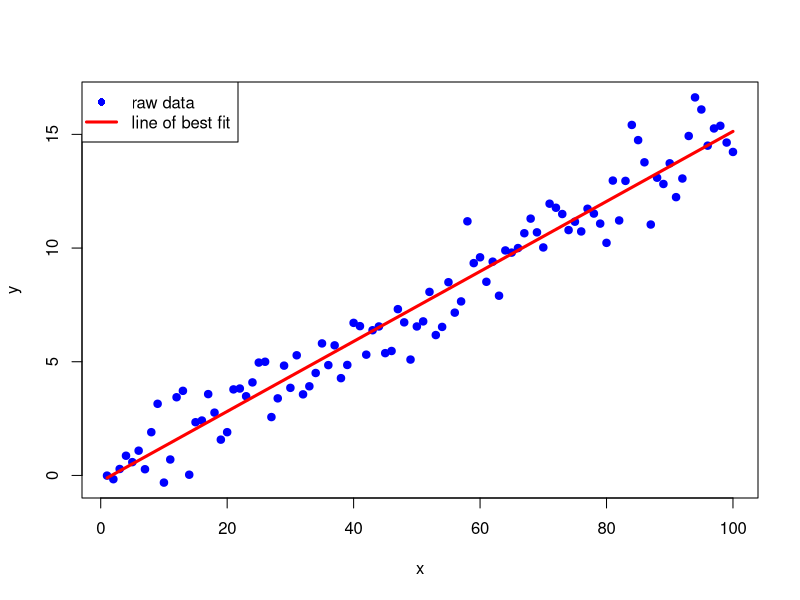
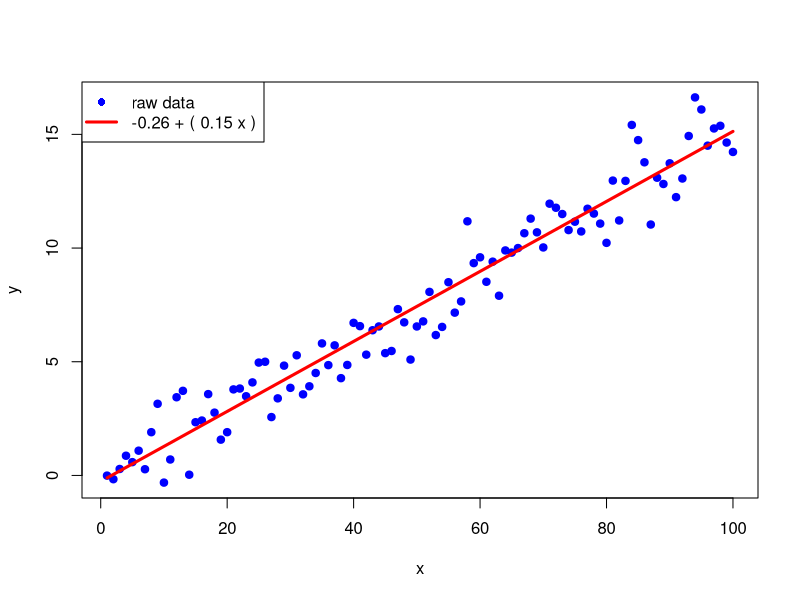

Source code (R) for these figures, in order:
# part 1
x <- seq(1,100,1)
y <- (x * 0.15) + rnorm(100)
plot(x,y,type="p",col="blue",pch=19)
# fit linear model
m <- lm(y ~ x) # fit a linear model
yhat <- predict(m)
lines(x,yhat,col="red",lwd=3)

# part 2
legend(x="topleft", legend=c("raw data","line of best fit"),col=c("blue","red"),pch=c(19,NA),lwd=c(0,3))

# part 3
b <- coef(m) # get b0 and b1 from linear model
eq <- paste(round(b[1],2),"+ (",round(b[2],2),"x )")
plot(x,y,type="p",col="blue",pch=19)
lines(x,yhat,col="red",lwd=3)
legend(x="topleft", legend=c("raw data",eq),col=c("blue","red"),pch=c(19,NA),lwd=c(0,3))
